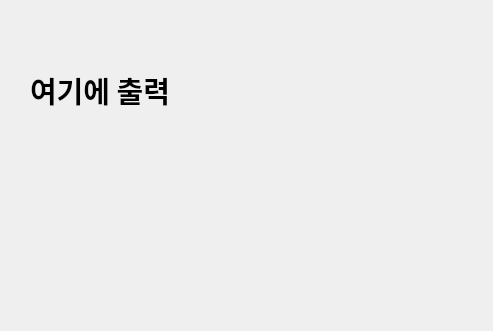
<?xml version="1.0" encoding="UTF-8"?>
<ui version="4.0">
 <class>Dialog</class>
 <widget class="QDialog" name="Dialog">
  <property name="geometry">
   <rect>
    <x>0</x>
    <y>0</y>
    <width>493</width>
    <height>331</height>
   </rect>
  </property>
  <property name="windowTitle">
   <string>Dialog</string>
  </property>
  <widget class="QLabel" name="label">
   <property name="geometry">
    <rect>
     <x>30</x>
     <y>60</y>
     <width>391</width>
     <height>61</height>
    </rect>
   </property>
   <property name="font">
    <font>
     <family>맑은 고딕</family>
     <pointsize>22</pointsize>
     <weight>75</weight>
     <bold>true</bold>
    </font>
   </property>
   <property name="text">
    <string>여기에 출력</string>
   </property>
  </widget>
 </widget>
 <resources/>
 <connections/>
</ui>
